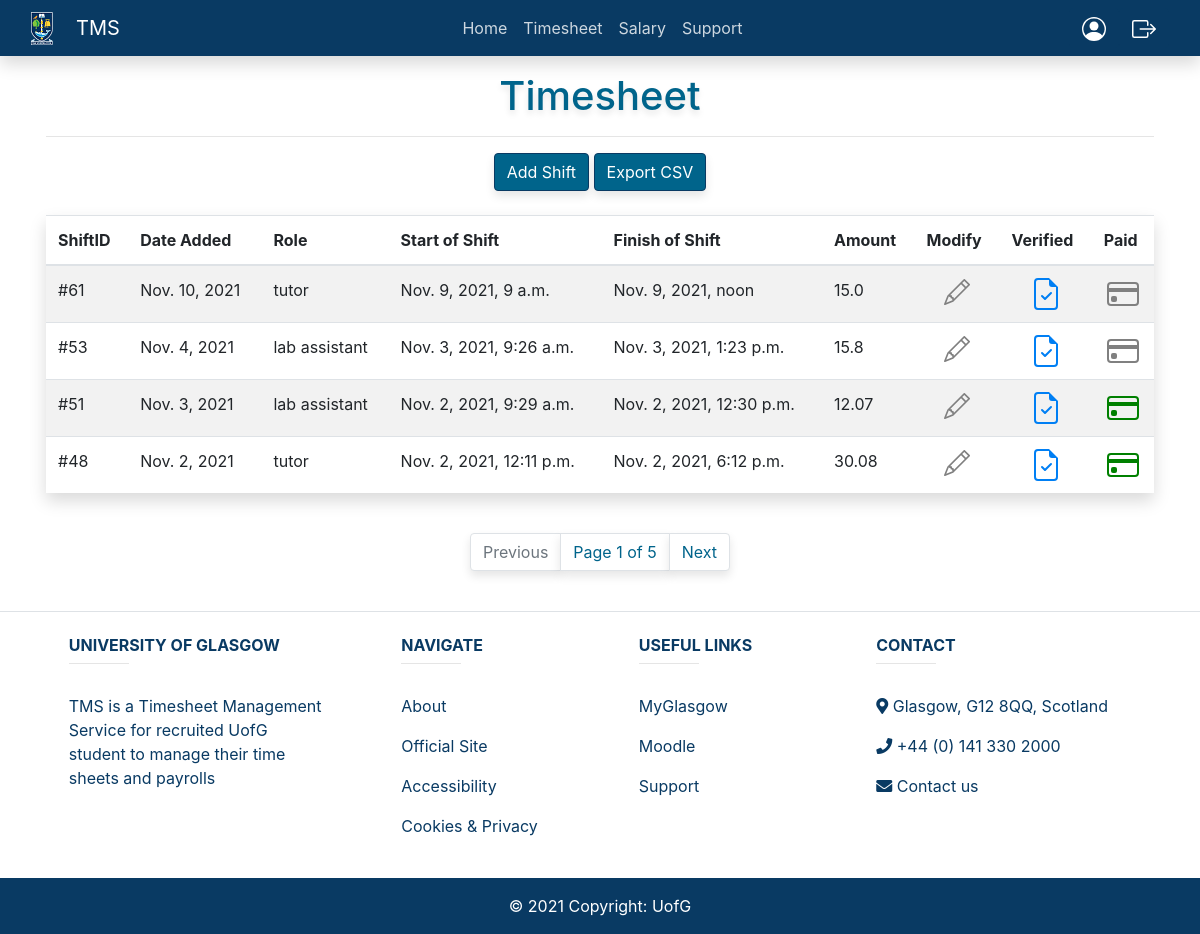
The page /shifts (signed in) on the database as committed earlier.
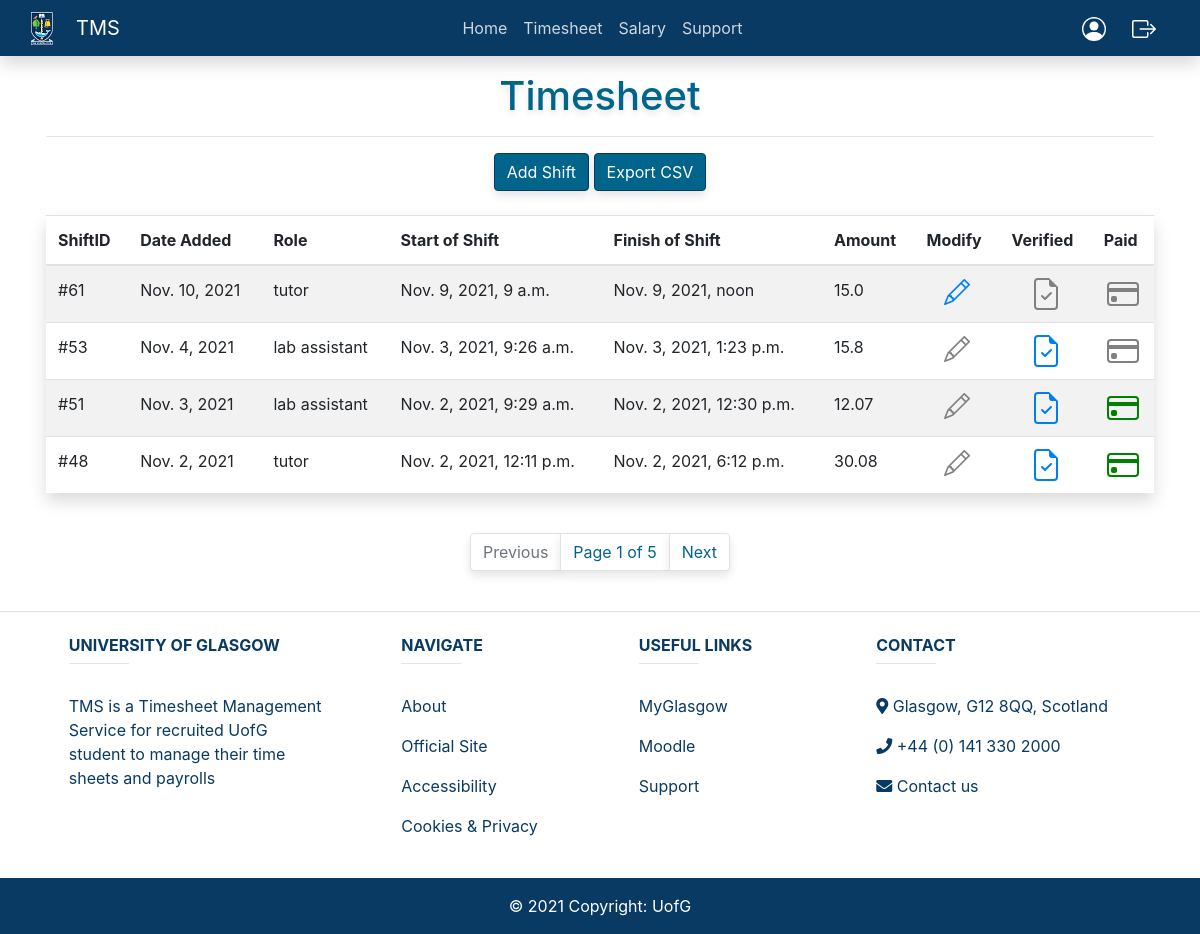
The same page on the database as committed later.
### timesheet/models.py (models this page shows, shortened)
class Shift(models.Model):
    studentID = models.ForeignKey(User, blank=True, null=True, on_delete=models.CASCADE)
    date = models.DateTimeField('Date added', auto_now_add=True)
    role = models.ForeignKey(Roles, null=True, on_delete=models.SET_NULL)
    startHour = models.DateTimeField('Time started working')
    endHour = models.DateTimeField('Time finished working')
    verified = models.BooleanField(default=False)
    paid = models.BooleanField(default=False)
    def payment(self):
        time = self.endHour - self.startHour                                 #calculate time working
        payment = round(self.role.hourlyPay * time.seconds / 60 / 60,2)      #hourlyPay * hours worked, rounded for 2 demicals
        return payment

class Roles(models.Model):
    name = models.CharField('Type of role', max_length=120)
    hourlyPay = models.IntegerField('Payment per hour for a role')
    def __str__(self):
        return self.name

### timesheet/views.py (the view, shortened to what this page needs)
# urls.py: path('shifts', views.shifts, name="shifts"),
def shifts(request):
    shifts = Shift.objects.all().order_by('-date')
    userTitle = str(request.user.userprofile.title)
    if userTitle == 'Student':
        userid = request.user.id
        p = Paginator(Shift.objects.filter(studentID=userid).order_by('-date'),4)   #filter User's shifts only
        page = request.GET.get('page')
        shiftsPerPage = p.get_page(page)
        return render(request, 'timesheet/shifts.html', {
            'shiftsPerPage': shiftsPerPage,
            })

### members/models.py (called while the page is built)
    def __str__(self):
        return self.name

### timesheet/templatetags/has_role.py (called while the page is built)
@register.filter(name='has_role')
def has_role(user,role_name):
    userRole = str(user.userprofile.title)
    if userRole == role_name:
        return True
    else:
        return False

### templates/timesheet/shifts.html (shortened to what this page needs)
<!DOCTYPE html>
{% extends 'timesheet/base.html' %}
{%  load static %}
    {% block content %}
    <center>
    <div class="container p-3">
        <h1>Timesheet</h1>
       <hr/>
           <a class="btn btn-primary " href="{% url 'add-shift' %}" role="button">Add Shift</a> <a class="btn btn-primary" href="{% url 'shift-csv' %}" role="button">Export CSV</a>
        <table class="table table-striped shadow my-4 bg-white">
          <thead>
            <tr>
                <th scope="col">ShiftID</th>
                <th scope="col">Date Added</th>
                <th scope="col">Role</th>
                <th scope="col">Start of Shift</th>
                <th scope="col">Finish of Shift</th>
                <th scope="col">Amount</th>
                <th scope="col">Modify</th>
                <th scope="col">Verified</th>
                <th scope="col">Paid</th>
            </tr>
          </thead>
            {% for shift in shiftsPerPage %}
                {% if user == shift.studentID %}
                        <tr>
                            <td>
                            #{{ shift.id }}
                            </td>
                            <td>
                            {{ shift.date.date }}
                            </td>
                            <td>
                            {{ shift.role }}
                            </td>
                            <td>
                            {{ shift.startHour }}
                            </td>
                            <td>
                            {{ shift.endHour }}
                            </td>
                            <td>
                            {{ shift.payment }}
                            </td>
                            <td align="center">
                                <a href="{% url 'update-shift' shift.id %}">
                                </a>
                            </td>
                            <td align="center">
                                <a href="{% url 'verify-shift' shift.id %}">
                                </a>
                            </td>
                            <td align="center">
                                <a href="{% url 'pay-shift' shift.id %}">
                                </a>
                            </td>
                        </tr>
                {% endif %}
            {% endfor %}
        </table>
    </div>
   <nav aria-label="Page navigation example">
      <ul class="pagination justify-content-center">
        {% if shiftsPerPage.has_previous %}
            <li class="page-item"><a class="page-link" href="?page={{ shiftsPerPage.previous_page_number }}">Previous</a></li>
        {% else %}
            <li class="page-item disabled">
              <a class="page-link">Previous</a>
            </li>
        {% endif %}
          <li class="page-item"><a class="page-link" href="#">Page {{ shiftsPerPage.number }} of {{ shiftsPerPage.paginator.num_pages }}</a> </li>
        {% if shiftsPerPage.has_next %}
            <li class="page-item"><a class="page-link" href="?page={{ shiftsPerPage.next_page_number }}">Next</a></li>
        {% else %}
            <li class="page-item disabled">
              <a class="page-link">Next</a>
            </li>
        {% endif %}
      </ul>
    </nav>
    <br/>
    </center>
    {% endblock %}

Rows that differ between the two databases and show on the page:
changed Shift "Nov. 10, 2021": verified True → False (drawn)
